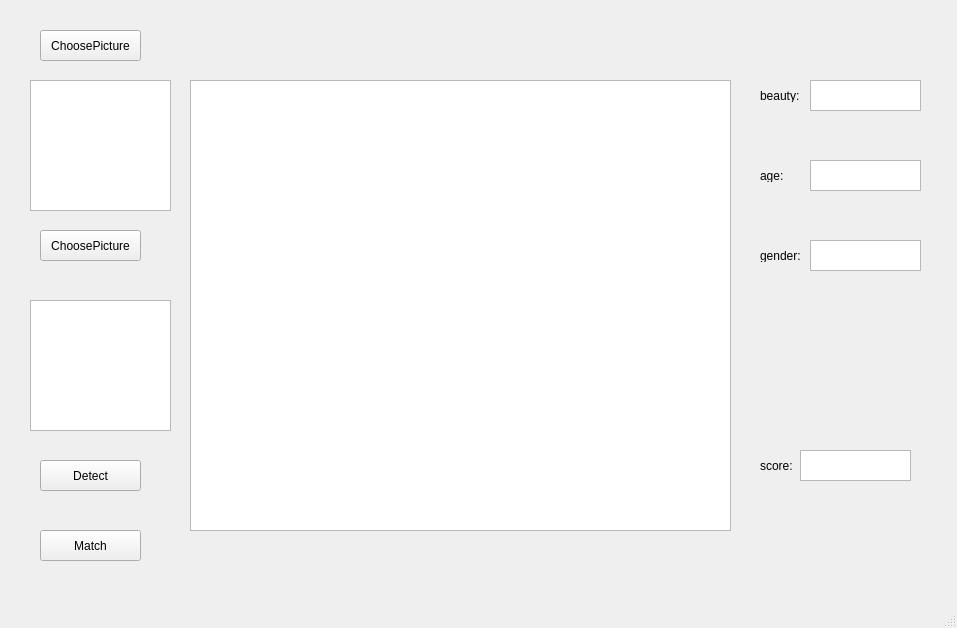
<?xml version="1.0" encoding="UTF-8"?>
<ui version="4.0">
 <class>MainWindow</class>
 <widget class="QMainWindow" name="MainWindow">
  <property name="geometry">
   <rect>
    <x>0</x>
    <y>0</y>
    <width>957</width>
    <height>628</height>
   </rect>
  </property>
  <property name="windowTitle">
   <string>MainWindow</string>
  </property>
  <widget class="QWidget" name="centralwidget">
   <widget class="QPushButton" name="choosePic1">
    <property name="geometry">
     <rect>
      <x>40</x>
      <y>30</y>
      <width>101</width>
      <height>31</height>
     </rect>
    </property>
    <property name="text">
     <string>ChoosePicture</string>
    </property>
   </widget>
   <widget class="QGraphicsView" name="graphicsView">
    <property name="geometry">
     <rect>
      <x>30</x>
      <y>80</y>
      <width>141</width>
      <height>131</height>
     </rect>
    </property>
   </widget>
   <widget class="QPushButton" name="choosePic2">
    <property name="geometry">
     <rect>
      <x>40</x>
      <y>230</y>
      <width>101</width>
      <height>31</height>
     </rect>
    </property>
    <property name="text">
     <string>ChoosePicture</string>
    </property>
   </widget>
   <widget class="QGraphicsView" name="graphicsView_2">
    <property name="geometry">
     <rect>
      <x>30</x>
      <y>300</y>
      <width>141</width>
      <height>131</height>
     </rect>
    </property>
   </widget>
   <widget class="QPushButton" name="detect">
    <property name="geometry">
     <rect>
      <x>40</x>
      <y>460</y>
      <width>101</width>
      <height>31</height>
     </rect>
    </property>
    <property name="text">
     <string>Detect</string>
    </property>
   </widget>
   <widget class="QPushButton" name="match">
    <property name="geometry">
     <rect>
      <x>40</x>
      <y>530</y>
      <width>101</width>
      <height>31</height>
     </rect>
    </property>
    <property name="text">
     <string>Match</string>
    </property>
   </widget>
   <widget class="QGraphicsView" name="graphicsView_3">
    <property name="geometry">
     <rect>
      <x>190</x>
      <y>80</y>
      <width>541</width>
      <height>451</height>
     </rect>
    </property>
   </widget>
   <widget class="QLabel" name="label">
    <property name="geometry">
     <rect>
      <x>760</x>
      <y>90</y>
      <width>54</width>
      <height>12</height>
     </rect>
    </property>
    <property name="text">
     <string>beauty:</string>
    </property>
   </widget>
   <widget class="QLabel" name="label_2">
    <property name="geometry">
     <rect>
      <x>760</x>
      <y>170</y>
      <width>54</width>
      <height>12</height>
     </rect>
    </property>
    <property name="text">
     <string>age:</string>
    </property>
   </widget>
   <widget class="QLabel" name="label_3">
    <property name="geometry">
     <rect>
      <x>760</x>
      <y>250</y>
      <width>54</width>
      <height>12</height>
     </rect>
    </property>
    <property name="text">
     <string>gender:</string>
    </property>
   </widget>
   <widget class="QTextBrowser" name="beauty">
    <property name="geometry">
     <rect>
      <x>810</x>
      <y>80</y>
      <width>111</width>
      <height>31</height>
     </rect>
    </property>
   </widget>
   <widget class="QTextBrowser" name="age">
    <property name="geometry">
     <rect>
      <x>810</x>
      <y>160</y>
      <width>111</width>
      <height>31</height>
     </rect>
    </property>
   </widget>
   <widget class="QTextBrowser" name="gender">
    <property name="geometry">
     <rect>
      <x>810</x>
      <y>240</y>
      <width>111</width>
      <height>31</height>
     </rect>
    </property>
   </widget>
   <widget class="QLabel" name="label_4">
    <property name="geometry">
     <rect>
      <x>760</x>
      <y>460</y>
      <width>54</width>
      <height>12</height>
     </rect>
    </property>
    <property name="text">
     <string>score:</string>
    </property>
   </widget>
   <widget class="QTextBrowser" name="score">
    <property name="geometry">
     <rect>
      <x>800</x>
      <y>450</y>
      <width>111</width>
      <height>31</height>
     </rect>
    </property>
   </widget>
  </widget>
  <widget class="QMenuBar" name="menubar">
   <property name="geometry">
    <rect>
     <x>0</x>
     <y>0</y>
     <width>957</width>
     <height>23</height>
    </rect>
   </property>
  </widget>
  <widget class="QStatusBar" name="statusbar"/>
 </widget>
 <resources/>
 <connections/>
</ui>
